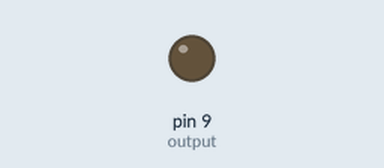
This sketch was run on a simulated Arduino Uno, built with avr-gcc and run on an emulated ATmega328P. Shown: output pins drawn as LEDs (lit = HIGH).

Above: at 0.05 s.
At 0.25 s:
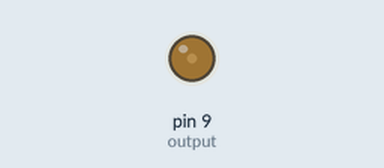
At 0.55 s:
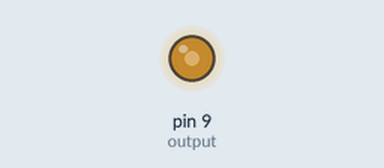
At 1.05 s:
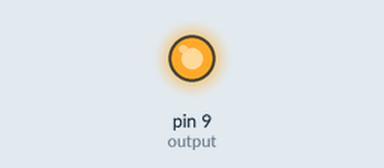
Timing chart, 0 to 3.0 s (numbered marks = the images above):
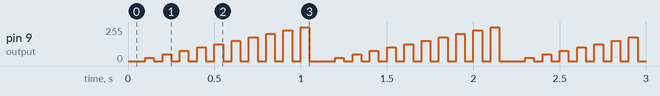

The sketch:

02_PWM_Blink.ino
```cpp
/**
 * Tinkerers' Laboratory IIT Hyderabad
 *
 * Tinker Tech Camp
 * Mechatronics Edition
 * 14 Feb 2026 - 15 Feb 2026
 *
 * Exercise 02 : PWM Blink
 *
 */

int output=9;   //Pin-9 is declared as output for LED

void setup()
{
	pinMode(output, OUTPUT); //Pin-9 is declared as output
//We dont need to declare the A0 pin as input since it is predefined as input
}

void loop()
{
	int delay_ms = 50;
  	for(int brightness=0; brightness<=100; brightness+=10) { // loop to increase brightness from 0% to 100% in steps of 10%
		// set percentage of brightness

		// delay time in milliseconds


		// analogWrite argument must be between 0 and 255
		// so convert percentage to value between 0 and 255
		analogWrite(output, 255*brightness/100);
		//Finally outputting the read value on pin-9 fading LED

		delay(delay_ms); // wait for delay milliseconds
		analogWrite(output, 0); // turn the LED off
		delay(delay_ms); // wait for delay milliseconds
	}
}  
```
